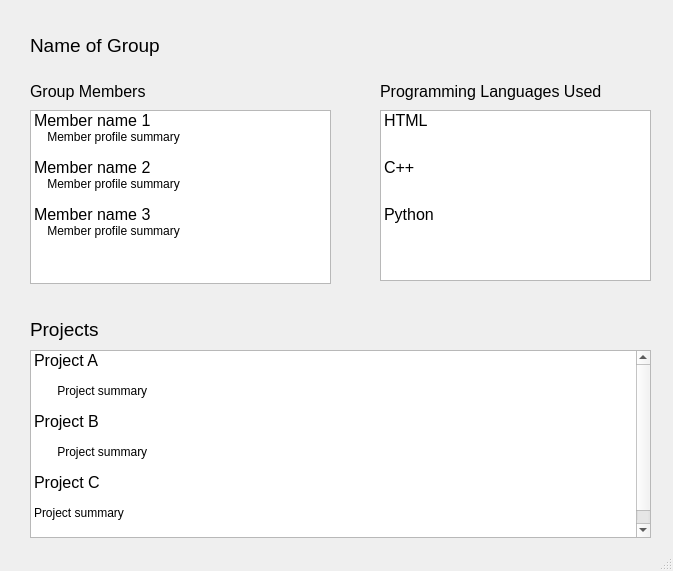
<?xml version="1.0" encoding="UTF-8"?>
<ui version="4.0">
 <class>MainWindow</class>
 <widget class="QMainWindow" name="MainWindow">
  <property name="geometry">
   <rect>
    <x>0</x>
    <y>0</y>
    <width>673</width>
    <height>571</height>
   </rect>
  </property>
  <property name="windowTitle">
   <string>Group Page</string>
  </property>
  <widget class="QWidget" name="centralwidget">
   <widget class="QLabel" name="label">
    <property name="geometry">
     <rect>
      <x>30</x>
      <y>315</y>
      <width>271</width>
      <height>28</height>
     </rect>
    </property>
    <property name="font">
     <font>
      <pointsize>14</pointsize>
     </font>
    </property>
    <property name="text">
     <string>Projects</string>
    </property>
   </widget>
   <widget class="QListWidget" name="listWidget">
    <property name="geometry">
     <rect>
      <x>30</x>
      <y>350</y>
      <width>621</width>
      <height>188</height>
     </rect>
    </property>
    <item>
     <property name="text">
      <string>Project A</string>
     </property>
     <property name="font">
      <font>
       <pointsize>12</pointsize>
      </font>
     </property>
    </item>
    <item>
     <property name="text">
      <string/>
     </property>
    </item>
    <item>
     <property name="text">
      <string>       Project summary</string>
     </property>
    </item>
    <item>
     <property name="text">
      <string/>
     </property>
    </item>
    <item>
     <property name="text">
      <string>Project B</string>
     </property>
     <property name="font">
      <font>
       <pointsize>12</pointsize>
      </font>
     </property>
    </item>
    <item>
     <property name="text">
      <string/>
     </property>
    </item>
    <item>
     <property name="text">
      <string>       Project summary</string>
     </property>
    </item>
    <item>
     <property name="text">
      <string/>
     </property>
    </item>
    <item>
     <property name="text">
      <string>Project C</string>
     </property>
     <property name="font">
      <font>
       <pointsize>12</pointsize>
      </font>
     </property>
    </item>
    <item>
     <property name="text">
      <string/>
     </property>
    </item>
    <item>
     <property name="text">
      <string>Project summary</string>
     </property>
    </item>
    <item>
     <property name="text">
      <string/>
     </property>
    </item>
    <item>
     <property name="text">
      <string/>
     </property>
    </item>
   </widget>
   <widget class="QListWidget" name="listWidget_3">
    <property name="geometry">
     <rect>
      <x>30</x>
      <y>110</y>
      <width>301</width>
      <height>174</height>
     </rect>
    </property>
    <item>
     <property name="text">
      <string>Member name 1</string>
     </property>
     <property name="font">
      <font>
       <pointsize>12</pointsize>
      </font>
     </property>
    </item>
    <item>
     <property name="text">
      <string>    Member profile summary</string>
     </property>
    </item>
    <item>
     <property name="text">
      <string/>
     </property>
    </item>
    <item>
     <property name="text">
      <string>Member name 2</string>
     </property>
     <property name="font">
      <font>
       <pointsize>12</pointsize>
      </font>
     </property>
    </item>
    <item>
     <property name="text">
      <string>    Member profile summary</string>
     </property>
    </item>
    <item>
     <property name="text">
      <string/>
     </property>
    </item>
    <item>
     <property name="text">
      <string>Member name 3</string>
     </property>
     <property name="font">
      <font>
       <pointsize>12</pointsize>
      </font>
     </property>
    </item>
    <item>
     <property name="text">
      <string>    Member profile summary</string>
     </property>
    </item>
   </widget>
   <widget class="QLabel" name="label_7">
    <property name="geometry">
     <rect>
      <x>30</x>
      <y>79</y>
      <width>233</width>
      <height>24</height>
     </rect>
    </property>
    <property name="font">
     <font>
      <pointsize>12</pointsize>
     </font>
    </property>
    <property name="text">
     <string>Group Members</string>
    </property>
   </widget>
   <widget class="QListWidget" name="listWidget_2">
    <property name="geometry">
     <rect>
      <x>380</x>
      <y>110</y>
      <width>271</width>
      <height>171</height>
     </rect>
    </property>
    <item>
     <property name="text">
      <string>HTML</string>
     </property>
     <property name="font">
      <font>
       <pointsize>12</pointsize>
      </font>
     </property>
    </item>
    <item>
     <property name="text">
      <string/>
     </property>
    </item>
    <item>
     <property name="text">
      <string/>
     </property>
    </item>
    <item>
     <property name="text">
      <string>C++</string>
     </property>
     <property name="font">
      <font>
       <pointsize>12</pointsize>
      </font>
     </property>
    </item>
    <item>
     <property name="text">
      <string/>
     </property>
    </item>
    <item>
     <property name="text">
      <string/>
     </property>
    </item>
    <item>
     <property name="text">
      <string>Python</string>
     </property>
     <property name="font">
      <font>
       <pointsize>12</pointsize>
      </font>
     </property>
    </item>
    <item>
     <property name="text">
      <string/>
     </property>
    </item>
    <item>
     <property name="text">
      <string/>
     </property>
    </item>
   </widget>
   <widget class="QLabel" name="label_6">
    <property name="geometry">
     <rect>
      <x>380</x>
      <y>79</y>
      <width>271</width>
      <height>24</height>
     </rect>
    </property>
    <property name="font">
     <font>
      <pointsize>12</pointsize>
     </font>
    </property>
    <property name="text">
     <string>Programming Languages Used</string>
    </property>
   </widget>
   <widget class="QLabel" name="label_8">
    <property name="geometry">
     <rect>
      <x>30</x>
      <y>30</y>
      <width>233</width>
      <height>31</height>
     </rect>
    </property>
    <property name="font">
     <font>
      <pointsize>14</pointsize>
     </font>
    </property>
    <property name="text">
     <string>Name of Group</string>
    </property>
   </widget>
  </widget>
  <widget class="QStatusBar" name="statusbar"/>
 </widget>
 <resources/>
 <connections/>
</ui>
